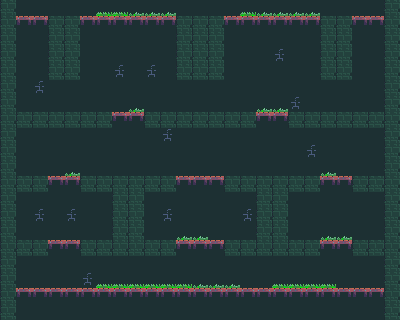

The image is a tile-based game level rendered from a .tmx file. Its description and source (layers, tilesets, objects; grid data summarised) follow:
An orthogonal 25x20 tile map with 16x16 px tiles, 5 tile layers (Background, Background2:ElectricBoogaloo, OneSidedPlatforms, Platforms, ...), 2 tilesets and 12 objects.

<map version="1.0" tiledversion="1.1.2" orientation="orthogonal" renderorder="right-up" width="25" height="20" tilewidth="16" tileheight="16" infinite="0" nextobjectid="1">
 <tileset firstgid="1" source="../tile1.tsx" />
 <tileset firstgid="65" name="sketches1-0 tiles and monsters" tilewidth="16" tileheight="16" tilecount="64" columns="8">
  <image source="../../Assets/Images/sketches2- tiles and monsters.png" width="128" height="128" />
  <tile id="2">
   <objectgroup draworder="index">
    <object id="1" x="0" y="0" width="16" height="3" />
   </objectgroup>
  </tile>
  <tile id="3">
   <objectgroup draworder="index">
    <object id="2" x="0" y="0" width="16" height="16" />
   </objectgroup>
  </tile>
  <tile id="4">
   <objectgroup draworder="index">
    <object id="1" x="0" y="0" width="16" height="16" />
   </objectgroup>
  </tile>
  <tile id="5">
   <objectgroup draworder="index">
    <object id="1" x="0" y="0" width="16" height="16" />
   </objectgroup>
  </tile>
  <tile id="8">
   <objectgroup draworder="index">
    <object id="1" x="0" y="0" width="16" height="16" />
   </objectgroup>
  </tile>
  <tile id="9">
   <objectgroup draworder="index">
    <object id="1" x="0" y="0" width="16" height="16" />
   </objectgroup>
  </tile>
  <tile id="10">
   <objectgroup draworder="index">
    <object id="1" x="0" y="0" width="16" height="16" />
   </objectgroup>
  </tile>
  <tile id="19">
   <objectgroup draworder="index">
    <object id="1" x="0" y="0" width="16" height="8" />
   </objectgroup>
   <animation>
    <frame tileid="19" duration="200" />
    <frame tileid="29" duration="200" />
   </animation>
  </tile>
  <tile id="20">
   <objectgroup draworder="index">
    <object id="2" x="0" y="0" width="16" height="8" />
   </objectgroup>
   <animation>
    <frame tileid="20" duration="200" />
    <frame tileid="30" duration="200" />
   </animation>
  </tile>
  <tile id="21">
   <objectgroup draworder="index">
    <object id="1" x="0" y="0" width="16" height="8" />
   </objectgroup>
   <animation>
    <frame tileid="21" duration="200" />
    <frame tileid="31" duration="200" />
   </animation>
  </tile>
  <tile id="22">
   <objectgroup draworder="index">
    <object id="1" x="0" y="0" width="16" height="16" />
   </objectgroup>
  </tile>
  <tile id="36">
   <objectgroup draworder="index">
    <object id="1" x="0" y="0" width="16" height="4" />
   </objectgroup>
  </tile>
 </tileset>
 <layer name="Background" width="25" height="20">
  <data>[500 cells, 500 non-empty, 1 distinct tile ids]</data>
 </layer>
 <layer name="Background2:ElectricBoogaloo" width="25" height="20">
  <data>[500 cells, 52 non-empty, 2 distinct tile ids]</data>
 </layer>
 <layer name="OneSidedPlatforms" width="25" height="20">
  <data>[500 cells, 57 non-empty, 1 distinct tile ids]</data>
 </layer>
 <layer name="Platforms" width="25" height="20">
  <data>[500 cells, 93 non-empty, 1 distinct tile ids]</data>
 </layer>
 <layer name="Foreground" width="25" height="20">
  <data>[500 cells, 32 non-empty, 2 distinct tile ids]</data>
 </layer>
</map>
